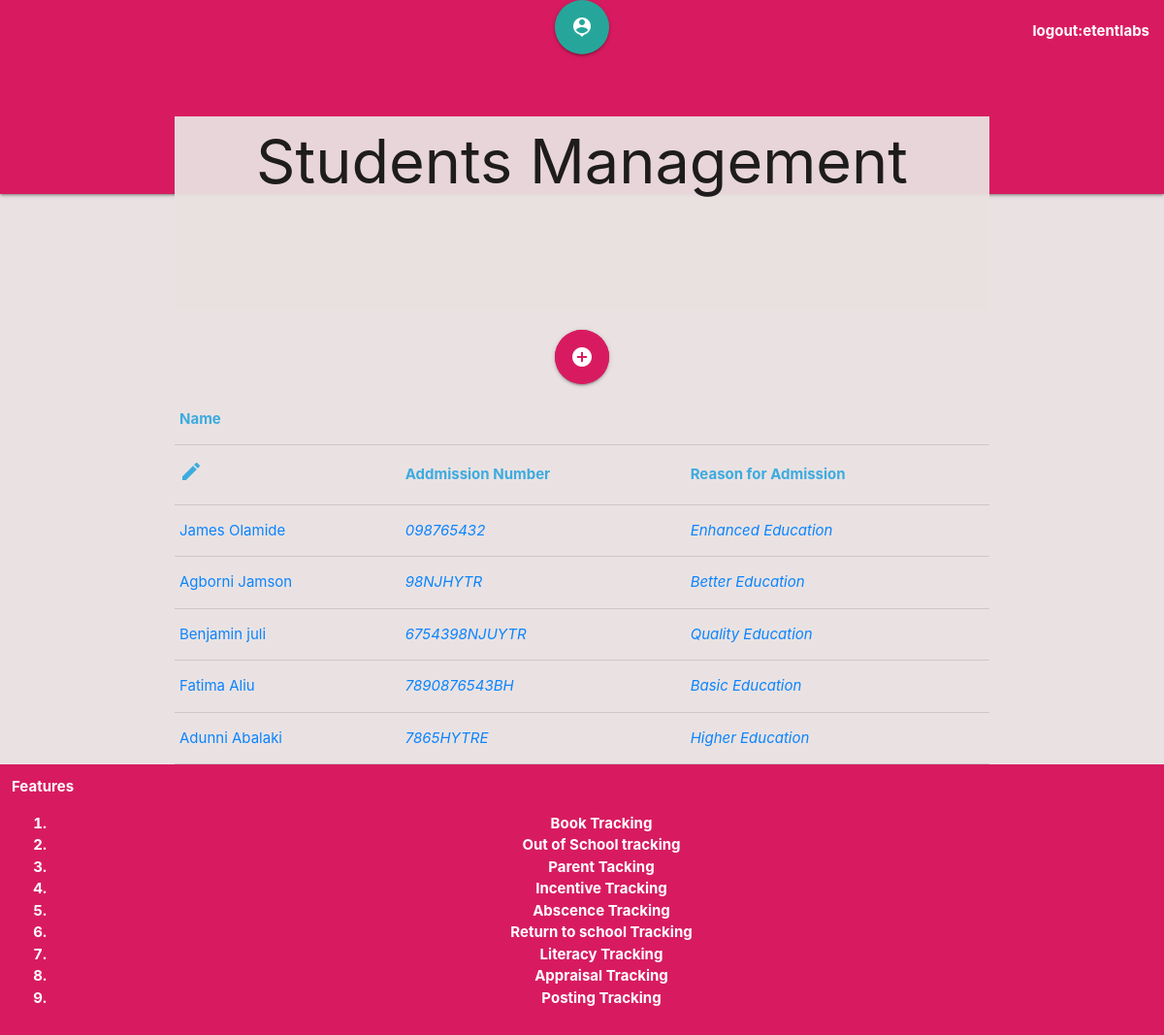
The app's page / (signed in) with its own data.
### app/models.py (models this page shows, shortened)
class Student(models.Model):
    GENDER = (
        ('M', 'Male'),
        ('F', 'Female'),
    )
    created_by = models.ForeignKey(User, on_delete=models.CASCADE)
    federal_goverment_code = models.CharField(max_length=300, blank=True, null=True)
    addmission_number_of_student = models.CharField(max_length=300, blank=True, null=True)
    full_name = models.CharField(max_length=300)
    slug = models.SlugField(max_length=300, verbose_name = "slug")
    gender = models.CharField(max_length=1, choices=GENDER, blank=True, null=True)
    current_passport_photograph = models.ImageField(default='default.jpg',
                         blank=True, null=True)
    address = models.CharField(max_length=200, default='address',
                         blank=True, null=True)
    city = models.CharField(max_length=100, default='city',
                         blank=True, null=True)
    local_government_of_origin = models.CharField(max_length=20,
                         null=True, blank=True, default='local origin')
    state_of_origin = models.CharField(max_length=20, null=True, blank=True,
                        default='state origin')
    house_number_and_street_name = models.CharField(max_length=300,
                            blank=True, null=True)
    name_of_town = models.CharField(max_length=300, blank=True, null=True)
    local_government_residence = models.CharField(max_length=20,
                        default='local residence', blank=True, null=True)
    state_residence = models.CharField(max_length=20, null=True,
                        default='state residence', blank=True)
    date_of_birth = models.DateField( blank=True, null=True, help_text="YYYY-MM-DD")
    place_of_birth = models.CharField(max_length=300, blank=True, null=True)
    email_address = models.CharField(max_length=300, blank=True, null=True)
    date_of_admision = models.DateField(max_length=300, blank=True, null=True, help_text="YYYY-MM-DD")
    reason_for_admission = models.CharField(max_length=300, blank=True, null=True)
    admission_entry_point = models.CharField(max_length=300, blank=True, null=True)
    def __str__(self):
        return self.full_name

### app/views.py (the view)
# urls.py: path('', HomeView.as_view(), name='home'),
class HomeView(ListView):
        template_name = 'student/home.html'
        model = Student
        content_type = None
        def get_context_data(self, **kwargs):
                context = super().get_context_data(**kwargs)
                context['students'] = Student.objects.all()
                return context

### app/templates/student/home.html
{% extends "base.html" %}
  {% block heading %}
  <div class="container">
    <h1>Students Management</h1>
    <div class="wrap">
        <h5><a href={% url 'student:create' %} class="btn-floating btn-large pulse pink darken-1"><i class="material-icons">add_circle</i></a></h5>
    </div>
  </div>
    <div class="container">
        <table>
                <thead>
                    <tr>
                        <th>Name</th>
                        <th>    </th>
                    </tr>
                    <tr>
                        <th><i class="material-icons">edit</i></th>
                        <th>Addmission  Number</th>
                        <th>Reason for Admission</th>
                    </tr>
                </thead>
                <tbody>
                    {% for student in students %}
                        <tr>
                            <td><a href="{% url 'student:details' student.pk student.slug %}">{{ student }} </a> </td>
                            <td><a href="{% url 'student:update' student.pk student.slug %}"><i class="">{{ student.addmission_number_of_student}}</i></a></td>
                            <td><a><i class="">{{ student.reason_for_admission}}</i></a></td>
                            </tr>
                    {% endfor %}
            </table>
    </div>
  {% endblock heading %}

### app/templates/base.html (shortened to what this page needs)
<!doctype html>
<html lang="en">
  <head>
    <link rel="stylesheet" href="https://cdnjs.cloudflare.com/ajax/libs/materialize/1.0.0/css/materialize.min.css">
    <link rel="stylesheet" href="https://cdnjs.cloudflare.com/ajax/libs/jqueryui/1.12.1/jquery-ui.css">
  {% load  static %}
  <link rel="stylesheet" href="{% static 'css/style.css' %}">
  </head>
  <body>
  <nav class="nav-background-image">
    <div class="nav-wrapper pink darken-1 ">
      <a href="{% url 'student:home' %}" class="brand-logo btn-floating btn-large center pink-darken-1"><i class="material-icons">person_pin</i></a>
      <ul id="nav-mobile" class="right hide-on-med-and-down">
      {% if user.is_authenticated %}
      <li><a href="{% url 'logout' %}">logout:{{request.user.username}}</a></li>
      {% else %}
        <li><a href="{% url 'login' %}">login</a></li>
        <li><a href="{% url 'student:signup' %}">Signup</a></li>
      {% endif %}
      </ul>
    </div>
  </nav>
  {% block heading %}{% endblock heading %}
{% block footer %}
  <footer >
  <div class="nav-wrapper pink darken-1">
    Features
    <ol class="center" >
    <li>Book Tracking</li>
    <li>Out of School tracking</li>
    <li>Parent Tacking</li>
    <li>Incentive Tracking</li>
    <li>Abscence Tracking</li>
    <li>Return to school Tracking</li>
    <li>Literacy Tracking</li>
    <li>Appraisal Tracking</li>
    <li>Posting Tracking</li>
    </ol>
    </div>
  </footer>
{% endblock footer %}
  </body>
</html>

### app/static/css/style.css (style rules this page uses)
html { box-sizing: border-box; }
*, *::before, *::after { box-sizing: inherit; }
body { background-color: rgba(233, 225, 225, 0.945); font-family: -apple-system, BlinkMacSystemFont, "segoe ui", "helvetica neue", helvetica, ubuntu, roboto, noto, arial, sans-serif; margin: 0; }
a { color: #0a84ff; text-decoration: none; }
nav { height: 200px; }
nav ul li a { font-weight: bold; }
div h5 { text-align: center; }
div h1 { text-align: center; margin: -80px 0px 20px 0px; font-weight: normal; position: relative; background-color:rgba(233, 225, 225, 0.945); height: 200px; padding: 12px; }
tr { height: 50px; }
footer { width: 100%; height: 100%; }
footer div { font-size: normal; padding: 12px; font-weight: bold; color: white; text-justify: newspaper; }
thead { color:rgb(61, 171, 223); }

### records on screen
Student: full_name "James Olamide", addmission_number_of_student "098765432", reason_for_admission "Enhanced Education"
Student: full_name "Agborni Jamson", addmission_number_of_student "98NJHYTR", reason_for_admission "Better Education"
Student: full_name "Benjamin juli", addmission_number_of_student "6754398NJUYTR", reason_for_admission "Quality Education"
Student: full_name "Fatima Aliu", addmission_number_of_student "7890876543BH", reason_for_admission "Basic Education"
Student: full_name "Adunni Abalaki", addmission_number_of_student "7865HYTRE", reason_for_admission "Higher Education"

### other values on screen
{{ request.user.username }} "etentlabs"
